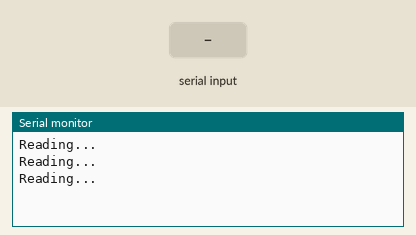
Recording of a sketch running on a simulated ESP32. Parts: the last lines printed to the serial monitor. Inputs (shaded band) come from the test bench.

Above: at 4.3 s.
4.4 s: "1" received over the second serial link
At 6.4 s:
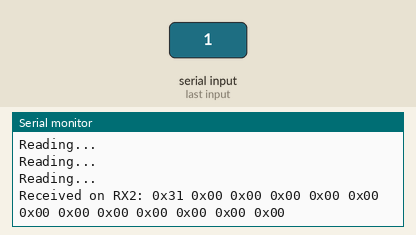
7.5 s: "0" received over the second serial link
At 9.3 s:
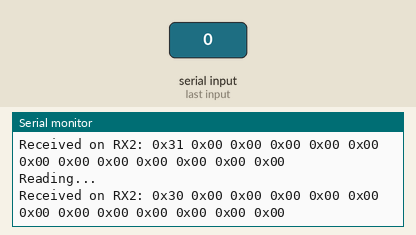
9.6 s: "2" received over the second serial link
At 11.7 s:
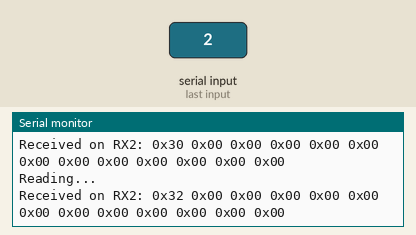

Measured:
- after the input at 4.4 s, the serial monitor: prints a new line after 1.6 s (image 1)
- after the input at 7.5 s, the serial monitor: prints a new line after 1.0 s (image 2)
- after the input at 9.6 s, the serial monitor: prints a new line after 1.4 s (image 3)

The sketch:

test_GPIO16-17_UARTCOMM.ino
```cpp
#define TEST_TX_PIN 17  // GPIO17 (TX2)
#define TEST_RX_PIN 16  // GPIO16 (RX2)

HardwareSerial TestSerial(2);  // UART2

void setup() {
    Serial.begin(115200);
    TestSerial.begin(9600, SERIAL_8N1, TEST_RX_PIN, TEST_TX_PIN);
}

void loop() {
    Serial.println("\nReading...");
    delay(500);
  /*
    TestSerial.println("Hello There");  // send over TX2 (GPIO17)
    delay(500);  // transmission delay
  */
    // check if data is available on RX2 (GPIO16)
    if (TestSerial.available()) {
        uint8_t receivedData[13];
        TestSerial.readBytes(receivedData, 13);
        //String receivedData = TestSerial.readStringUntil('\n');
        Serial.print("Received on RX2: ");
        for (int i = 0; i < 13; i++) {
          Serial.printf("0x%02X ", receivedData[i]);
        }
    }

    delay(1000);
}
```
